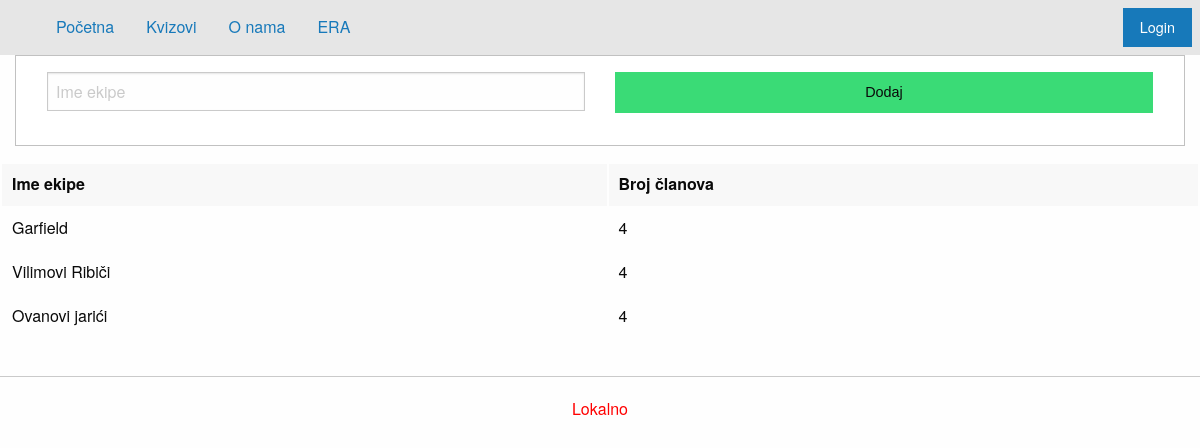
The page /privatno/ekipe/index.php on the database its author committed.
### tables this page shows
create table ekipa(
	ekipa_id int not null primary key auto_increment,
	naziv varchar(25) not null,
	br_clanova smallint not null
);

### privatno/ekipe/index.php (the view, shortened to what this page needs)
<?php include_once '../../konfiguracija.php';
$uvjet = isset($_GET["uvjet"]) ? $_GET["uvjet"] : "";
?>
<!doctype html>
<html class="no-js" lang="en" dir="ltr">
  <head>
    <?php include_once '../../predlosci/head.php'; ?>
  </head>
  <body>
  	<?php include_once '../../predlosci/izbornik.php'; ?>
  		<div class="large-12 columns">
				<div class="callout">
					<div class="row">
						<div class="large-6 columns">
							<form method="GET">
								<input type="text" placeholder="Ime ekipe" name="uvjet" value="<?php echo $uvjet; ?>">
							</form>
						</div>
                        <div class="large-6 columns">
                        	<?php
								$uvjetUpit="%" . $uvjet . "%";
								?>
                            <a href="dodaj.php">
                                <button type="submit" class="success button expanded">Dodaj</button>
                            </a>
                        </div>
					</div>
				</div>
		</div>
		<table class="hover unstriped">
						<thead>
							<tr>
								<th>Ime ekipe</th>
								<th>Broj članova</th>
							</tr>
						</thead>
						<tbody>
							<?php
							$izraz = $veza->prepare("select * from ekipa where naziv like :uvjet");
							$izraz->execute(array("uvjet"=>$uvjetUpit));
							$red=$izraz->fetchAll();
							foreach($red as $a) {
							?>
							<tr>
								<td><?php echo $a['naziv']; ?></td>
								<td><?php echo $a['br_clanova']; ?></td>
						</tbody>
            <?php } ?>
					</table>
    <?php include_once '../../predlosci/foot.php'; ?>
  </body>
</html>

### css/app.css (style rules this page uses)
.row { max-width: 100%; }

### rows shown on the page
ekipa: naziv "Garfield", br_clanova "4"
ekipa: naziv "Vilimovi Ribiči", br_clanova "4"
ekipa: naziv "Ovanovi jarići", br_clanova "4"
